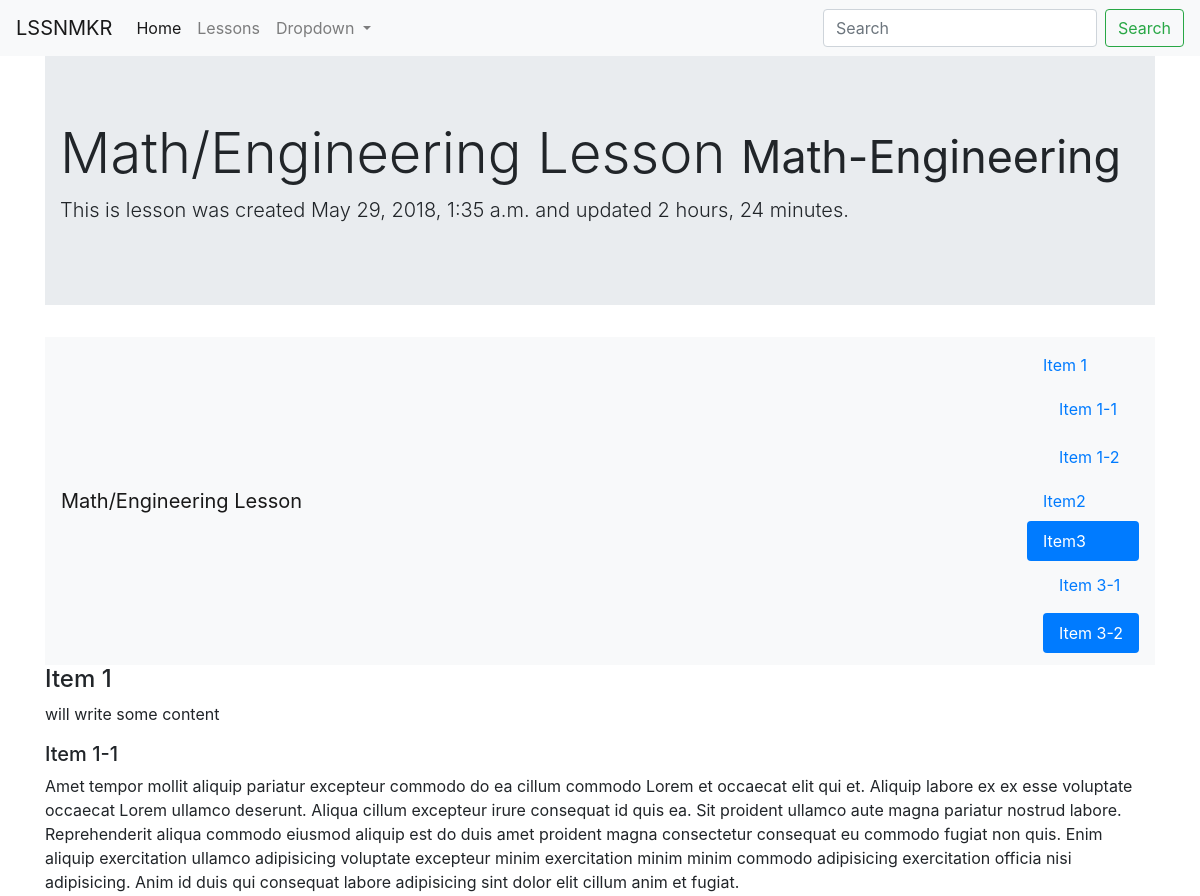
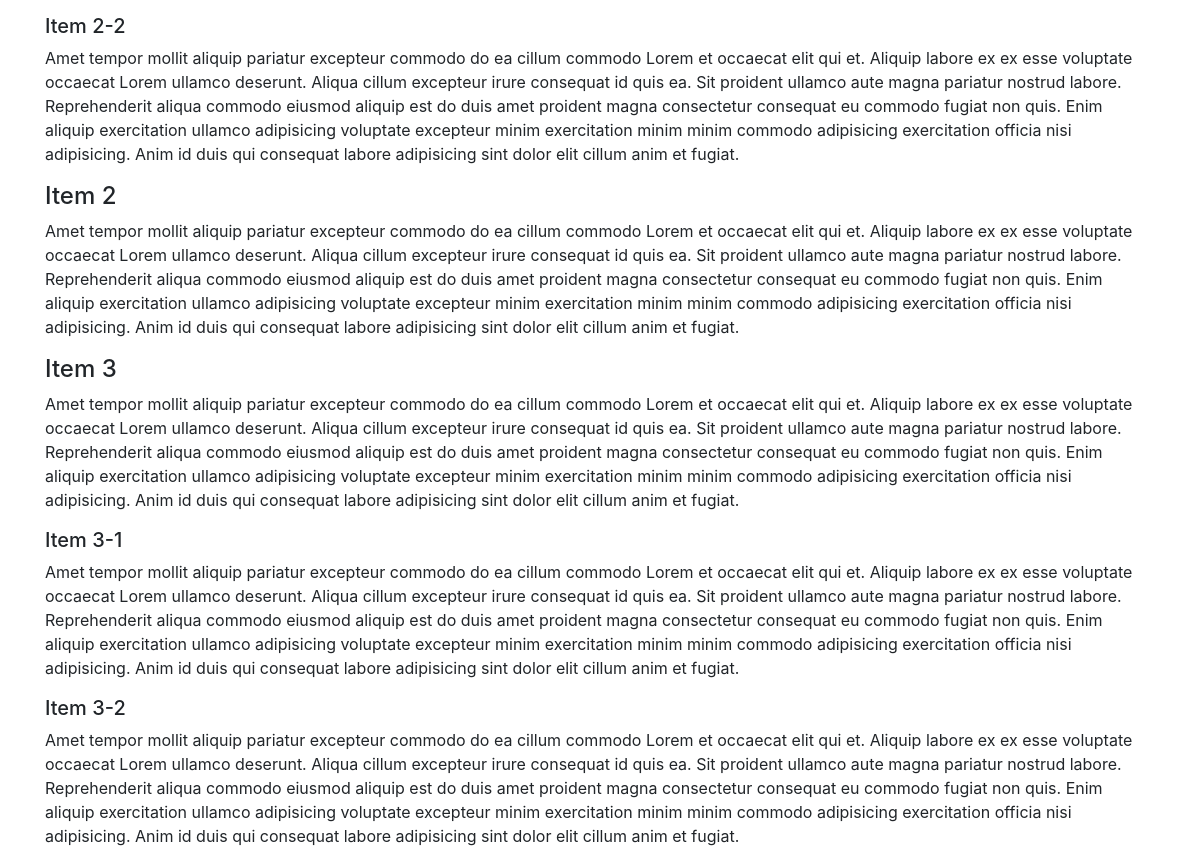
/lessons/mathengineering-lesson/, run on the app's committed database (2 pictures, top to bottom).
### Lesson/models.py (models this page shows, shortened)
class LessonPlan(models.Model):
    lesson_name = models.CharField(max_length=100, unique=True)
    subtitle = models.CharField(max_length=200, unique=False, blank=True, null=True)
    content = models.TextField()
    is_draft = models.BooleanField(default=True)
    subject = models.CharField(max_length=100, default="physics")
    timestamp = models.DateTimeField(auto_now_add=True)
    updated = models.DateTimeField(auto_now=True)
    slug = models.SlugField(unique=True, null=True, blank=True)
    class Meta:
        pass

### Lesson/views.py (the view)
# urls.py: url(r'^lessons/(?P<slug>[\w-]+)/$', LessonPlanDetailView.as_view(), name="search-lesson"),
class LessonPlanDetailView(DetailView):
    model = LessonPlan

### Lesson/templates/Lesson/lessonplan_detail.html (shortened to what this page needs)
{% extends 'base.html' %}
{% block content %}
<div class="jumbotron jumbotron-fluid">
  <div class="container">
    <h1 class="display-4">{{ object.lesson_name }} <small> {{ object.subject }}</small></h1>
    <p class="lead">This is lesson was created {{ object.timestamp }} and updated {{ object.updated|timesince }}.</p>
  </div>
</div>
<nav id="navbar-example3" class="navbar navbar-light bg-light">
  <a class="navbar-brand" href="#">{{ object.lesson_name }}</a>
  <nav class="nav nav-pills flex-column">
    <a class="nav-link" href="#item-1">Item 1</a>
    <nav class="nav nav-pills flex-column">
      <a class="nav-link ml-3 my-1" href="#item-1-1">Item 1-1</a>
      <a class="nav-link ml-3 my-1" href="#item-1-2">Item 1-2</a>
    </nav>
    <a class="nav-link" href="#item-2">Item2</a>
    <a class="nav-link" href="#item-3">Item3</a>
    <nav class="nav nav-pills flex-column">
      <a class="nav-link ml-3 my-1" href="#item-3-1">Item 3-1</a>
      <a class="nav-link ml-3 my-1" href="#item-3-2">Item 3-2</a>
    </nav>
  </nav>
</nav>
<div data-spy="scroll" data-target="#navbar-example3" data-offset="0">
  <h4 id="item-1">Item 1</h4>
  <p> {{ object.content }}</p>
  <h5 id="item-1-1">Item 1-1</h5>
  <p>
     Amet tempor mollit aliquip pariatur excepteur commodo do ea cillum commodo Lorem et occaecat elit qui et. Aliquip labore ex ex esse voluptate occaecat Lorem ullamco deserunt. Aliqua cillum excepteur irure consequat id quis ea. Sit proident ullamco aute magna pariatur nostrud labore. Reprehenderit aliqua commodo eiusmod aliquip est do duis amet proident magna consectetur consequat eu commodo fugiat non quis. Enim aliquip exercitation ullamco adipisicing voluptate excepteur minim exercitation minim minim commodo adipisicing exercitation officia nisi adipisicing. Anim id duis qui consequat labore adipisicing sint dolor elit cillum anim et fugiat.
 </p>
  <h5 id="item-1-2">Item 2-2</h5>
  <p>
     Amet tempor mollit aliquip pariatur excepteur commodo do ea cillum commodo Lorem et occaecat elit qui et. Aliquip labore ex ex esse voluptate occaecat Lorem ullamco deserunt. Aliqua cillum excepteur irure consequat id quis ea. Sit proident ullamco aute magna pariatur nostrud labore. Reprehenderit aliqua commodo eiusmod aliquip est do duis amet proident magna consectetur consequat eu commodo fugiat non quis. Enim aliquip exercitation ullamco adipisicing voluptate excepteur minim exercitation minim minim commodo adipisicing exercitation officia nisi adipisicing. Anim id duis qui consequat labore adipisicing sint dolor elit cillum anim et fugiat.
 </p>
  <h4 id="item-2">Item 2</h4>
  <p>
     Amet tempor mollit aliquip pariatur excepteur commodo do ea cillum commodo Lorem et occaecat elit qui et. Aliquip labore ex ex esse voluptate occaecat Lorem ullamco deserunt. Aliqua cillum excepteur irure consequat id quis ea. Sit proident ullamco aute magna pariatur nostrud labore. Reprehenderit aliqua commodo eiusmod aliquip est do duis amet proident magna consectetur consequat eu commodo fugiat non quis. Enim aliquip exercitation ullamco adipisicing voluptate excepteur minim exercitation minim minim commodo adipisicing exercitation officia nisi adipisicing. Anim id duis qui consequat labore adipisicing sint dolor elit cillum anim et fugiat.
 </p>
  <h4 id="item-3">Item 3</h4>
  <p>
     Amet tempor mollit aliquip pariatur excepteur commodo do ea cillum commodo Lorem et occaecat elit qui et. Aliquip labore ex ex esse voluptate occaecat Lorem ullamco deserunt. Aliqua cillum excepteur irure consequat id quis ea. Sit proident ullamco aute magna pariatur nostrud labore. Reprehenderit aliqua commodo eiusmod aliquip est do duis amet proident magna consectetur consequat eu commodo fugiat non quis. Enim aliquip exercitation ullamco adipisicing voluptate excepteur minim exercitation minim minim commodo adipisicing exercitation officia nisi adipisicing. Anim id duis qui consequat labore adipisicing sint dolor elit cillum anim et fugiat.
 </p>
  <h5 id="item-3-1">Item 3-1</h5>
  <p>
     Amet tempor mollit aliquip pariatur excepteur commodo do ea cillum commodo Lorem et occaecat elit qui et. Aliquip labore ex ex esse voluptate occaecat Lorem ullamco deserunt. Aliqua cillum excepteur irure consequat id quis ea. Sit proident ullamco aute magna pariatur nostrud labore. Reprehenderit aliqua commodo eiusmod aliquip est do duis amet proident magna consectetur consequat eu commodo fugiat non quis. Enim aliquip exercitation ullamco adipisicing voluptate excepteur minim exercitation minim minim commodo adipisicing exercitation officia nisi adipisicing. Anim id duis qui consequat labore adipisicing sint dolor elit cillum anim et fugiat.
 </p>
  <h5 id="item-3-2">Item 3-2</h5>
  <p>
     Amet tempor mollit aliquip pariatur excepteur commodo do ea cillum commodo Lorem et occaecat elit qui et. Aliquip labore ex ex esse voluptate occaecat Lorem ullamco deserunt. Aliqua cillum excepteur irure consequat id quis ea. Sit proident ullamco aute magna pariatur nostrud labore. Reprehenderit aliqua commodo eiusmod aliquip est do duis amet proident magna consectetur consequat eu commodo fugiat non quis. Enim aliquip exercitation ullamco adipisicing voluptate excepteur minim exercitation minim minim commodo adipisicing exercitation officia nisi adipisicing. Anim id duis qui consequat labore adipisicing sint dolor elit cillum anim et fugiat.
 </p>
</div>
{% endblock content %}

### data on the page
LessonPlan: lesson_name "Math/Engineering Lesson", subject "Math-Engineering", timestamp "May 29, 2018, 1:35 a.m.", updated "2 hours, 24 minutes", content "will write some content"
